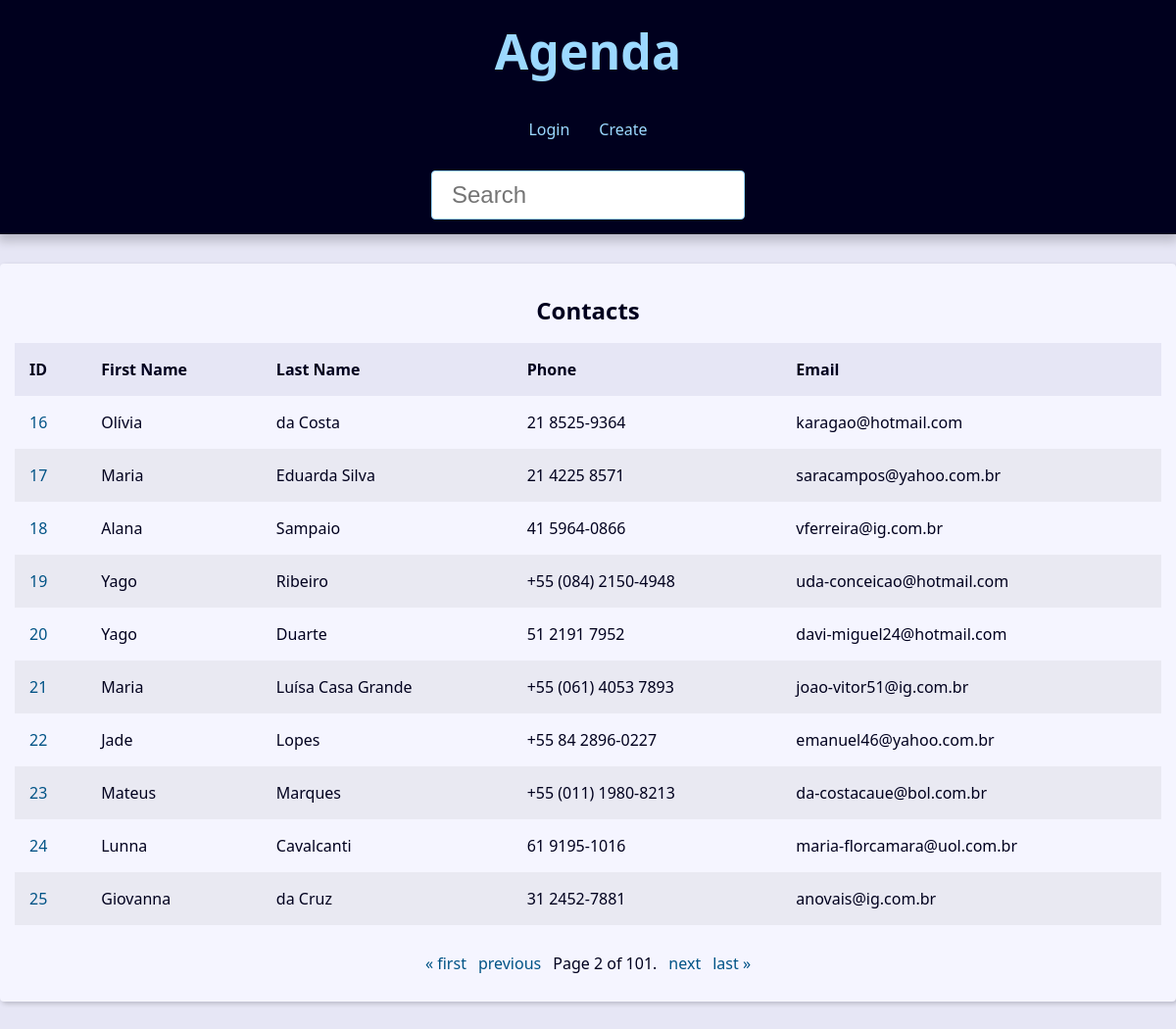
The page /?page=2&q= on the database its author committed.
### contact/models.py (models this page shows, shortened)
class Contact(models.Model):
    first_name = models.CharField(max_length=50)
    last_name = models.CharField(max_length=50, blank=True)
    phone = models.CharField(max_length=50)
    email = models.EmailField(max_length=254, blank=True)
    created_date = models.DateTimeField(default=timezone.now)
    description = models.TextField(blank=True)
    show = models.BooleanField(default=True)
    picture = models.ImageField(blank=True, upload_to='pictures/%Y/%m/')
    category = models.ForeignKey(Category, on_delete=models.SET_NULL, blank=True,null=True)
    owner = models.ForeignKey(User, on_delete=models.SET_NULL, blank=True,null=True)

### contact/views/contact_views.py (the view)
# urls.py: path('', views.index, name="index"),
def index(request):
    contact = Contact.objects.filter(show=True).order_by('id')
    paginator = Paginator(contact, 10)
    page_number = request.GET.get("page")
    page_obj = paginator.get_page(page_number)
    context = {
        'page_obj': page_obj,
        'site_title': 'Contatos - '
    }
    return render(
        request,
        'contact/index.html',
        context,
        )

### contact/templates/contact/index.html (shortened to what this page needs)
{% extends "global/base.html" %}
{% block content %}
{% if page_obj %}
    <div class='responsive-table'>
        <table class='contacts-table'>
            <caption class="table-caption">Contacts</caption>
            <theade>
                <tr class="table-row table-row-header">
                    <th class="table-header">ID</th>
                    <th class="table-header">First Name</th>
                    <th class="table-header">Last Name</th>
                    <th class="table-header">Phone</th>
                    <th class="table-header">Email</th>
                </tr>
            <tbody>
                {% for contact in page_obj %}
                <tr class="table-row">
                    <td class="table-cel">
                        <a class="table-link"
                        href="{% url "contact:contact" contact.id %}">
                            {{contact.id}}
                        </a>
                    </td>
                    <td class="table-cel">
                        {{contact.first_name}}
                    </td>
                    <td class="table-cel">
                        {{contact.last_name}}
                    </td>
                    <td class="table-cel">
                        {{contact.phone}}
                    </td>
                    <td class="table-cel">
                        {{contact.email}}
                    </td>
                </tr>
                {% endfor %}
            </tbody>
        </table>
    </div>
{% else %}
    <div class="single-contact">
        <h1 class="single-contact-name">
            Nenhum contato foi encontrado.
        </h1>
    </div>
{% endif %}
{% endblock content%}

### base_static/global/css/style.css (style rules this page uses)
:root { --spacing: 1.5rem; --link-dark-color: rgb(0, 83, 134); --link-light-color: rgb(156, 217, 255); --clr-white: rgb(245, 245, 255); --clr-black: rgb(0, 0, 30); --clr-light-gray: rgb(230, 230, 245); --clr-dark-shadow-5: rgba(0, 0, 10, 5%); --clr-dark-shadow-10: rgba(0, 0, 10, 10%); --clr-dark-shadow-20: rgba(0, 0, 10, 20%); --clr-light-shadow-5: rgba(200, 200, 255, 5%); --clr-light-shadow-10: rgba(200, 200, 255, 10%); --clr-light-shadow-20: rgba(200, 200, 255, 20%); --main-page-width: 120rem; --table-min-width: 60rem; --biggest-font-size: 5rem; --bigger-font-size: 4rem; --big-font-size: 3.2rem; --medium-font-size: 2.4rem; --small-font-size: 1.6rem; --smaller-font-size: 1.4rem; --smallest-font-size: 1.2rem; --transition-fast: 300ms; --transition-medium: 600ms; --transition-slow: 1s; --default-border-radius: 4px; }
*, *::before, *::after { margin: 0; padding: 0; box-sizing: border-box; }
html { font-size: 62.5%; }
body { font-family: system-ui, -apple-system, BlinkMacSystemFont, "Segoe UI", Roboto, Oxygen, Ubuntu, Cantarell, "Open Sans", "Helvetica Neue", sans-serif; line-height: 1.5; font-size: var(--small-font-size); color: var(--clr-black); -webkit-font-smoothing: antialiased; background: var(--clr-light-gray); }
.responsive-table { width: 100%; overflow-x: auto; }
.contacts-table { width: 100%; min-width: var(--table-min-width); border-collapse: collapse; }
.table-caption { font-size: var(--medium-font-size); font-weight: bold; padding: var(--spacing); }
.table-row { text-align: left; text-overflow: ellipsis; transition: background-color var(--transition-fast) ease-in-out; }
.table-row:nth-of-type(2n) { background: var(--clr-dark-shadow-5); }
.table-row-header { background: var(--clr-light-gray); color: var(--clr-black); }
.table-cel, .table-header { padding: var(--spacing); }
.table-link { color: var(--link-dark-color); transition: color var(--transition-fast) ease-in-out; text-decoration: none; }

### rows shown on the page
Contact: id "16", first_name "Olívia", last_name "da Costa", phone "21 8525-9364", email "karagao@hotmail.com"
Contact: id "17", first_name "Maria", last_name "Eduarda Silva", phone "21 4225 8571", email "saracampos@yahoo.com.br"
Contact: id "18", first_name "Alana", last_name "Sampaio", phone "41 5964-0866", email "vferreira@ig.com.br"
Contact: id "19", first_name "Yago", last_name "Ribeiro", phone "+55 (084) 2150-4948", email "uda-conceicao@hotmail.com"
Contact: id "20", first_name "Yago", last_name "Duarte", phone "51 2191 7952", email "davi-miguel24@hotmail.com"
Contact: id "21", first_name "Maria", last_name "Luísa Casa Grande", phone "+55 (061) 4053 7893", email "joao-vitor51@ig.com.br"
Contact: id "22", first_name "Jade", last_name "Lopes", phone "+55 84 2896-0227", email "emanuel46@yahoo.com.br"
Contact: id "23", first_name "Mateus", last_name "Marques", phone "+55 (011) 1980-8213", email "da-costacaue@bol.com.br"
Contact: id "24", first_name "Lunna", last_name "Cavalcanti", phone "61 9195-1016", email "maria-florcamara@uol.com.br"
Contact: id "25", first_name "Giovanna", last_name "da Cruz", phone "31 2452-7881", email "anovais@ig.com.br"

### other values the page prints
{{ page_obj.number }} "2"
{{ page_obj.paginator.num_pages }} "101"
